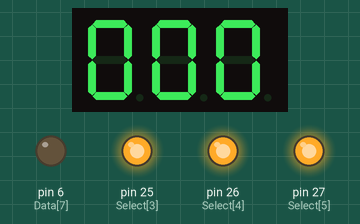
Recording of a sketch running on a simulated Arduino Mega 2560, built with avr-gcc and run on an emulated ATmega2560. Parts: 3-digit seven-segment display, output pins drawn as LEDs (lit = HIGH). Wiring (inferred from the names in the program): 3-digit 7-segment display, segments lit when HIGH: segments pin 13, pin 12, pin 11, pin 10, pin 9, pin 8, pin 7; digit selects pin 24, pin 23, pin 22. The segment pins are drawn as the display they are named for; pins used as bus, display or sensor lines are not drawn.

Above: at 0.1 s.
At 4.1 s:
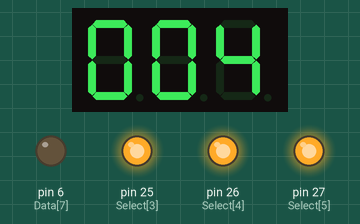
At 9.1 s:
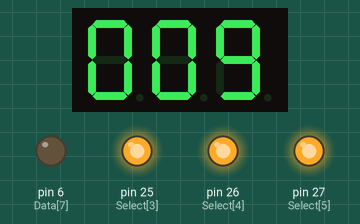
At 19.1 s:
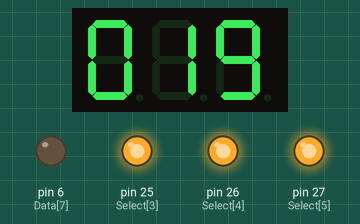
At 28.1 s:
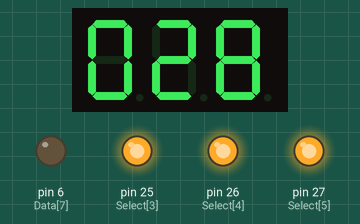
At 38.1 s:
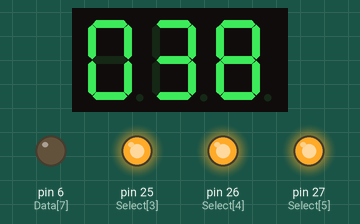
Timing chart, 0 to 39.6 s (numbered marks = the images above):
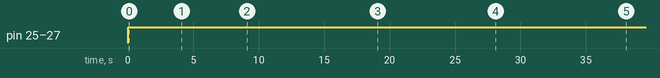

Measured:
- by itself, pin 25 (Select[3]), pin 26 (Select[4]), pin 27 (Select[5]): LOW → HIGH at 0.00 s
- what the display in image 0 shows lasts 1.1 s, from 0.0 s to 1.1 s

The sketch:

timer_ex2.ino
```cpp
#include<MsTimer2.h>

int Data[8] = {13, 12, 11, 10, 9, 8, 7, 6}; //배열 순서가 바뀌면 뒤집이서, 핀번호
int Select[6] = {22, 23, 24, 25, 26, 27};
int FData[10] = {0x3F, 0x06, 0x5B, 0x4F, 0x66, 0x6D, 0x7D, 0x27, 0x7F, 0x6F};
int FSelect[6] = {0x3E, 0x3D, 0x3B, 0x37, 0x2F, 0x1F};
int count = 0;

void setup() {
  for (int i = 0; i < 8; i ++) {
    pinMode(Data[i], OUTPUT);
  }
  for (int i = 0; i < 6; i ++) {
    pinMode(Select[i], OUTPUT);
  }
  MsTimer2::set(1000,countUp);
  MsTimer2::start();
}

void loop() {
  displaySelect(FSelect[2]);
  displayNumber(FData[count / 100]);
  delay(1);
  displaySelect(FSelect[1]);
  displayNumber(FData[count % 100 / 10]);
  delay(1);
  displaySelect(FSelect[0]);
  displayNumber(FData[count % 10]);
  delay(1);
}

void countUp(){
  count++;
}
```

FND.ino
```cpp
void displayNumber(int tmp) {
  for (int i = 0; i < 8; i ++) {
    digitalWrite(Data[i], (tmp >> i) & 0x01);
  }
}
void displaySelect(int tmp) {
  for (int i = 0; i < 6; i ++) {
    digitalWrite(Select[i], (tmp >> i) & 0x01);
  }
}
```
